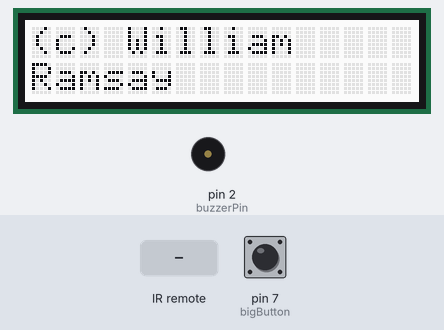
The sketch below on a simulated Arduino Uno, built with avr-gcc and run on an emulated ATmega328P. On the bench: 16×2 character LCD, buzzer (waves = sounding, pin HIGH). The inputs (shaded band) are chosen by the test bench; at power-on: pin 7 (bigButton) LOW. What the sketch prints to the serial monitor is not drawn.

Above: at 2.2 s.
2.3 s: infrared code 0xFFE21D received
At 2.86 s:
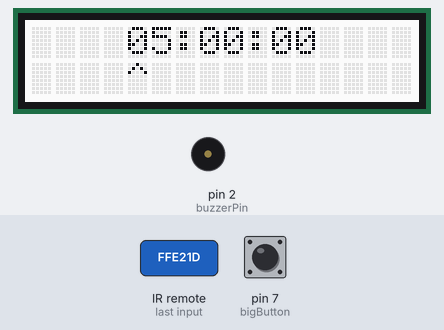
4.5 s: infrared code 0xFFA25D received
6.4 s: infrared code 0xFF02FD received
At 7.86 s:
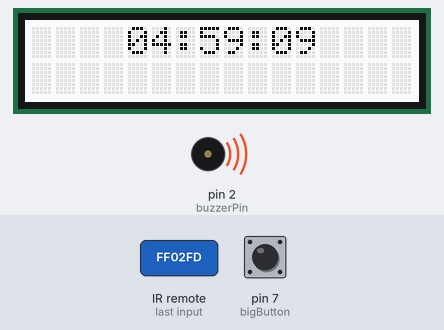
9.4 s: pin 7 (bigButton) pulled HIGH for 0.15 s
At 9.88 s:
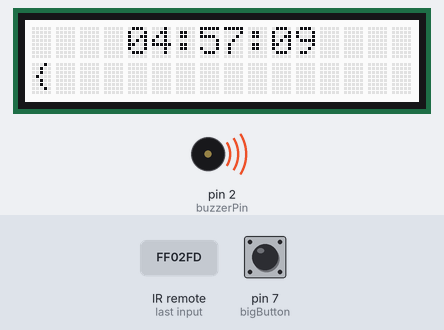
11.3 s: pin 7 (bigButton) pulled HIGH for 1 s
At 12.97 s:
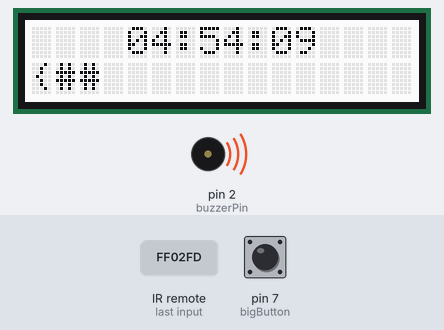
14.0 s: pin 7 (bigButton) pulled HIGH for 3.2 s
At 16.11 s:
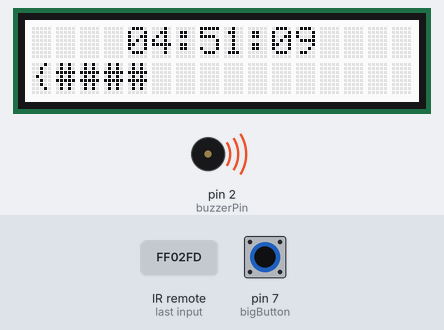
Timing chart, 0 to 19.7 s (numbered marks = the images above; inputs shaded):
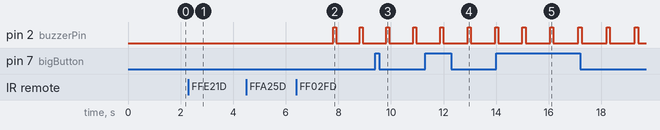

Measured:
- after the input at 2.3 s, the display: first differs from a run without the input after 0.23 s (image 1 shows a later state)
- after the input at 6.4 s, pin 2 (buzzerPin): alternates HIGH for 0.11 s and LOW for 0.90 s, starting after 1.4 s; the display: first differs from a run without the input after 0.51 s (image 2 shows a later state)
- after the input at 9.4 s, the display: first changes after 0.09 s (image 3 shows a later state)
- after the input at 11.3 s, the display: first differs from a run without the input after 0.92 s (image 4 shows a later state)
- after the input at 14.0 s, the display: first differs from a run without the input after 1.1 s (image 5 shows a later state)
- what the display in image 1 shows lasts 0.5 s, from 2.6 s to 3.1 s

The sketch:

airsoft.ino
```cpp
#include "IRremote.h"
#include <Wire.h>     // include Arduino Wire library
#include "rgb_lcd.h"  // include Seeed Studio LCD library
rgb_lcd lcd;


/*-----( Global Constants )-----*/
const int receiver = 11;      // Signal Pin of IR receiver to Arduino Digital Pin 11
const int buzzerPin = 2;
const int bigButton = 7;

int changeInput = 99;      //inpute number for ir remote
int cursorMap = 0;         //cursor area

int minutes = 5;   //minute timer
int seconds = 0; //second timer
int milliseconds = 0; //millisecond timer
int defuseSeconds = 0; //defused 1/10 seconds
int totalDefuseSeconds = 7; //amount of time to defuse (7 seconds)
int defuseMilliseconds = 0; //keep track of defuse seconds

boolean isPaused = true;
boolean isPlay = false;
boolean startedDefuse = false;


int stage = 0;

/*-----( Declare objects )-----*/
IRrecv irrecv(receiver);     // create instance of 'irrecv'
decode_results results;      // create instance of 'decode_results'


void setup(){   /*----( SETUP: RUNS ONCE )----*/
  Serial.begin(9600);
  Serial.println("Airsoft bomb debug menu");
  Serial.println("IR Receiver Button Decode");
  lcd.begin(16, 2);
  lcd.print("Starting...");
  pinMode(buzzerPin, OUTPUT);
  pinMode(bigButton, INPUT);
  delay(1000);
  irrecv.enableIRIn();           // Start the receiver
  homeInput();

}/*--(end setup )---*/

void loop(){   /*----( LOOP: RUNS CONSTANTLY )----*/
  isPlay = false;
  if(stage == 0){
    homeInput();
  }
  if(stage == 1){
      displayInput();
      cursorInput();
  }
  if(stage == 2){

      timerInput();
      clockTimer();
      defuse();
  }
  if(stage == 3){
      lcd.clear();
      lcd.print("defused");
      digitalWrite(buzzerPin, HIGH);
      delay(3000);
      digitalWrite(buzzerPin, LOW);
      delay(10000);
      stage = 0;
  }

if(stage == 4){
    lcd.clear();
    lcd.print("exploded");
    for(int i = 0; i < 10; i++){
      digitalWrite(buzzerPin, HIGH);
      delay(100);
      digitalWrite(buzzerPin, LOW);
      delay(100);
    }
    delay(10000);
    stage = 0;
}

  if(isPlay) digitalWrite(buzzerPin, HIGH);
  else digitalWrite(buzzerPin, LOW);
  changeInput = 99;
  decodeIR();
  delay(100);
  lcd.clear();

}/* --(end main loop )-- */


void homeInput(){
 minutes = 5;   //minute timer
 seconds = 0; //second timer
 milliseconds = 0; //millisecond timer
 defuseSeconds = 0; //defused 1/10 seconds
 totalDefuseSeconds = 7; //amount of time to defuse (7 seconds)
 defuseMilliseconds = 0; //keep track of defuse seconds

 isPaused = true;
 isPlay = false;
 startedDefuse = false;
  lcd.print("(c) William");
  lcd.setCursor(0, 1);
  lcd.print("Ramsay");
  if(changeInput < 99){
    stage = 1;
  }
}

void timerInput(){
    lcd.setCursor(4, 0);
 if(minutes < 10) lcd.print("0");
  lcd.print(minutes);
  lcd.print(":");
  if(seconds < 10) lcd.print("0");
  lcd.print(seconds);
  lcd.print(":");
  if(milliseconds < 10) lcd.print("0");
  lcd.print(milliseconds);

  if(changeInput == 13) stage = 1;

}


void displayInput(){
    lcd.setCursor(4, 0);
 if(minutes < 10) lcd.print("0");
  lcd.print(minutes);
  lcd.print(":");
  if(seconds < 10) lcd.print("0");
  lcd.print(seconds);
  lcd.print(":");
  if(milliseconds < 10) lcd.print("0");
  lcd.print(milliseconds);


  lcd.setCursor(cursorMap + 4 , 1);
  lcd.print("^");

}
void cursorInput(){
  if( cursorMap >=  0 && cursorMap <= 6){
    if(changeInput == 14) cursorMap--;
    if(changeInput == 15) cursorMap++;
  }

if(changeInput < 99){
    if(cursorMap == 0 && changeInput < 6) minutes = changeInput * 10;
    if(cursorMap == 1 && changeInput < 10) minutes += changeInput;
    if(cursorMap == 3 && changeInput < 6) seconds = changeInput * 10;
    if(cursorMap == 4 && changeInput < 10) seconds += changeInput;
    if(cursorMap == 6 && changeInput < 10) milliseconds = changeInput * 10;
    if(cursorMap == 7 && changeInput < 10) milliseconds = changeInput;
}

if(changeInput == 11)stage = 2;

}

void clockTimer(){
  if(isPaused){}
  else{
  if(minutes > 0 && seconds <= 0 && milliseconds <= 9){
    minutes--;
    seconds = 59;
    milliseconds = 99;
  }
  if(seconds > 0 && milliseconds <= 9){
    seconds--;
    isPlay = true;
    milliseconds = 99;
  }
  if(milliseconds > 0){
    milliseconds-= 10;
  }
  }
  if(changeInput == 10){
    if(isPaused) isPaused = false;
    else isPaused = true;
  }
  Serial.print(minutes);
  Serial.print(":");
  Serial.print(seconds);
  Serial.print(":");
  Serial.println(milliseconds);
}


void defuse(){
  if(digitalRead(bigButton)){
    startedDefuse = true;
    defuseMilliseconds++;
  }

  if(defuseMilliseconds >= 10){
    defuseSeconds++;
    defuseMilliseconds = 0;
  }

  if(startedDefuse){
    lcd.setCursor(0, 1);
    lcd.print("{");
    for(int i = 0; i < defuseSeconds; i++){
      lcd.print("##");
    }
  }
  if(defuseSeconds >= 7){
    stage = 3;
  }
  if(minutes <= 0 && seconds <= 0 && milliseconds <= 0){
    stage = 4;
  }
  if(digitalRead(bigButton)) Serial.println("BUTTON DETECTED");
  Serial.println(defuseMilliseconds);
  Serial.println(defuseSeconds);

}


void decodeIR(){
   if (irrecv.decode(&results))   // have we received an IR signal?
  {
    translateIR();
    Serial.print("INPUT DETECTED: ");
    Serial.println(changeInput);
    delay(100);
    // Do not get immediate repeat
    irrecv.resume();            // receive the next value
  }
}

void translateIR() {          // takes action based on IR code received
// describing Remote IR codes

  switch(results.value){
    case 0xFFA25D: changeInput = 11; break;//power
    case 0xFFE21D: changeInput = 13; break; //function
    case 0xFF629D: changeInput = 12; break; //vol+
    case 0xFF22DD: changeInput = 14; break; //fastback
    case 0xFF02FD: changeInput = 10; break; //pause
    case 0xFFC23D: changeInput = 15; break; //fastforward
    case 0xFFE01F: changeInput = 16; break; //down
    case 0xFFA857: changeInput = 17; break; //vol-
    case 0xFF906F: changeInput = 18; break; //up
    case 0xFF9867: changeInput = 19; break; //eq
    case 0xFFB04F: changeInput = 20; break; //st/repeat
    case 0xFF6897: changeInput = 0; break; //0
    case 0xFF30CF: changeInput = 1; break; //1
    case 0xFF18E7: changeInput = 2; break; //2
    case 0xFF7A85: changeInput = 3; break; //3
    case 0xFF10EF: changeInput = 4; break; //4
    case 0xFF38C7: changeInput = 5; break; //5
    case 0xFF5AA5: changeInput = 6; break; //6
    case 0xFF42BD: changeInput = 7; break; //7
    case 0xFF4AB5: changeInput = 8; break; //8
    case 0xFF52AD: changeInput = 9; break; //9
     case 0xFFFFFFFF: Serial.println(" REPEAT");break;


  default:
    Serial.print("error at:");
    Serial.println(results.value);

  }

}
```
